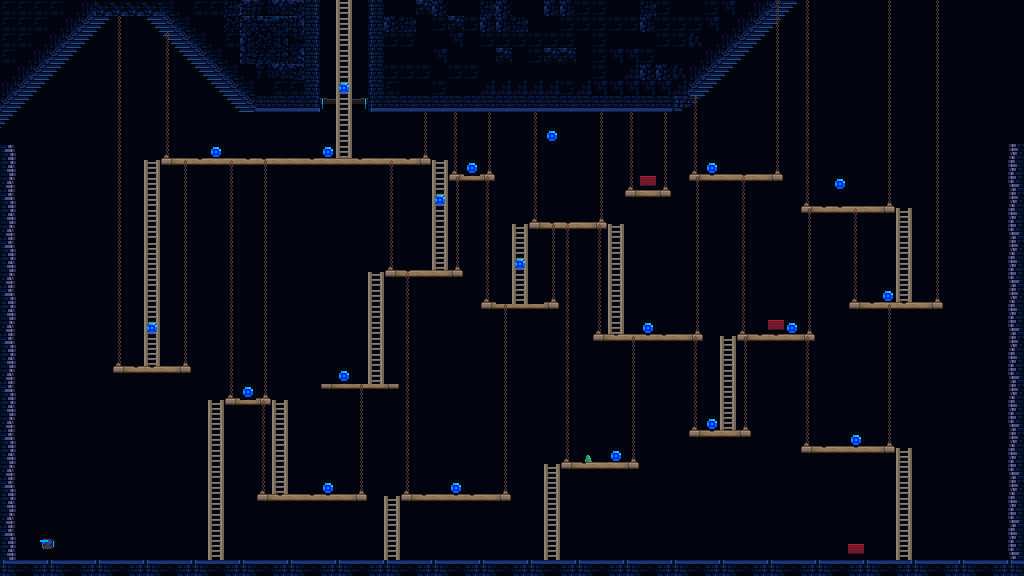

Rendered tile map (Tiled .tmx) drawn with the repository's tilesets; below, a short description and the map source with its tile grids summarised:
An orthogonal 64x36 tile map with 16x16 px tiles, 11 tile layers (background, tiles, wall_jump, ladders, ...), 13 tilesets.

<map version="1.10" tiledversion="1.10.2" orientation="orthogonal" renderorder="right-down" width="64" height="36" tilewidth="16" tileheight="16" infinite="0" nextlayerid="14" nextobjectid="1">
 <tileset firstgid="1" source="tilesets/BrownTileSmall.tsx" />
 <tileset firstgid="5" source="tilesets/ladder_1.tsx" />
 <tileset firstgid="9" source="tilesets/TX Village Props.tsx" />
 <tileset firstgid="4105" source="tilesets/Main.tsx" />
 <tileset firstgid="4303" source="tilesets/Bricks.tsx" />
 <tileset firstgid="4473" source="tilesets/Pavement.tsx" />
 <tileset firstgid="4592" source="tilesets/Walls.tsx" />
 <tileset firstgid="5010" source="tilesets/Stairways.tsx" />
 <tileset firstgid="5332" source="tilesets/LadderFrontColoured.tsx" />
 <tileset firstgid="5347" source="tilesets/WeaponsSheet.tsx" />
 <tileset firstgid="6859" source="tilesets/CoinSpin.tsx" />
 <tileset firstgid="6863" source="tilesets/LeverOn.tsx" />
 <tileset firstgid="6867" source="tilesets/MechanicalDoorClosed.tsx" />
 <layer id="6" name="background" width="64" height="36">
  <data>[2304 cells, 2304 non-empty, 24 distinct tile ids]</data>
 </layer>
 <layer id="1" name="tiles" width="64" height="36">
  <data>[2304 cells, 335 non-empty, 27 distinct tile ids]</data>
 </layer>
 <layer id="7" name="wall_jump" width="64" height="36">
  <data>[2304 cells, 0 non-empty, 0 distinct tile ids]</data>
 </layer>
 <layer id="2" name="ladders" width="64" height="36">
  <data>[2304 cells, 94 non-empty, 3 distinct tile ids]</data>
 </layer>
 <layer id="9" name="enemies" width="64" height="36">
  <data>[2304 cells, 3 non-empty, 1 distinct tile ids]</data>
 </layer>
 <layer id="8" name="sword" width="64" height="36">
  <data>[2304 cells, 1 non-empty, 1 distinct tile ids]</data>
 </layer>
 <layer id="5" name="bg1" width="64" height="36">
  <data>[2304 cells, 332 non-empty, 5 distinct tile ids]</data>
 </layer>
 <layer id="4" name="bg2" width="64" height="36">
  <data>[2304 cells, 97 non-empty, 5 distinct tile ids]</data>
 </layer>
 <layer id="10" name="coins" width="64" height="36">
  <data>[2304 cells, 20 non-empty, 1 distinct tile ids]</data>
 </layer>
 <layer id="12" name="lever" width="64" height="36">
  <data>[2304 cells, 4 non-empty, 4 distinct tile ids]</data>
 </layer>
 <layer id="13" name="mechanical_door" width="64" height="36">
  <data>[2304 cells, 2 non-empty, 1 distinct tile ids]</data>
 </layer>
</map>
